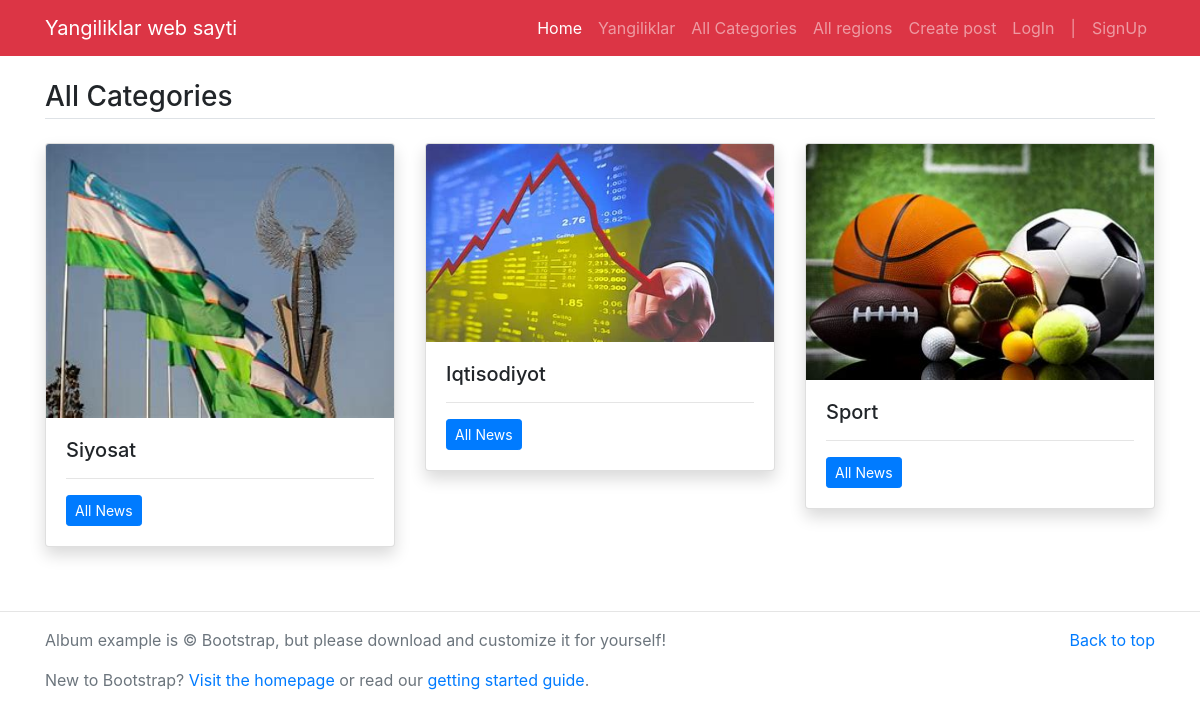
Screenshot of /all-categories with the database file from the repository.
### ilova/models.py (models this page shows, shortened)
class Category(models.Model):
    name=models.CharField(max_length=100)
    image=models.ImageField(upload_to='images/',null=True)

### ilova/views.py (the view)
# urls.py: path('all-categories',all_category,name='all-category'),
def all_category(request):
    cats=Category.objects.all()
    return render(request,'category.html',{
        'cats':cats
    })

### templates/category.html
{% extends 'base.html' %}
{% block content%}
<main class="container mt-3 mb-5">
	<h3 class="border-bottom pb-1 my-4">All Categories</h3>
	<div class="row">
	{% for cat in cats %}
		<div class="col-md-4">
			<div class="card mb-3 shadow">
				<img src="/media/{{cat.image}}" class="card-img-top" alt="{{cat.title}}">
		    <div class="card-body">
			    <h5 class="card-title">{{ cat.name}}</h5>
			    <hr/>
			    <p class="card-text"><a href="category/{{cat.id}}" class="btn btn-sm btn-primary">All News</a></p>
			  </div>
			</div>
		</div>
	{% endfor%}
	</div>
</main>
{% endblock%}

### rows the page displays
Category: image (picture), name "Siyosat"
Category: image (picture), name "Iqtisodiyot"
Category: image (picture), name "Sport"
